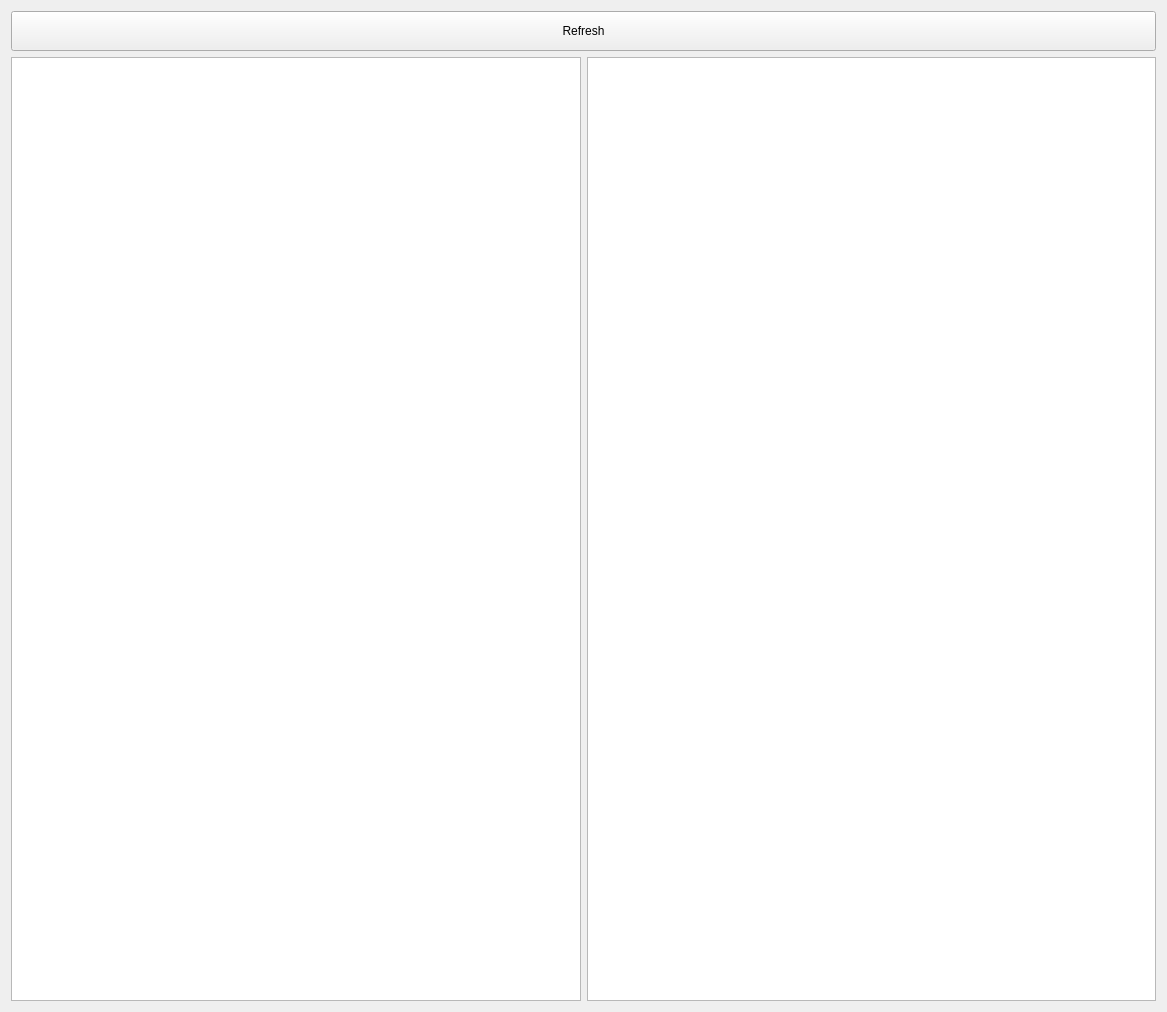
<?xml version="1.0" encoding="UTF-8"?>
<ui version="4.0">
 <class>Form</class>
 <widget class="QWidget" name="Form">
  <property name="geometry">
   <rect>
    <x>0</x>
    <y>0</y>
    <width>1167</width>
    <height>1012</height>
   </rect>
  </property>
  <property name="windowTitle">
   <string>Shader_Tool</string>
  </property>
  <layout class="QVBoxLayout" name="verticalLayout_2">
   <item>
    <layout class="QVBoxLayout" name="verticalLayout">
     <item>
      <widget class="QPushButton" name="Refresh_btn">
       <property name="minimumSize">
        <size>
         <width>0</width>
         <height>40</height>
        </size>
       </property>
       <property name="text">
        <string>Refresh</string>
       </property>
      </widget>
     </item>
     <item>
      <layout class="QHBoxLayout" name="horizontalLayout_2">
       <item>
        <widget class="QTreeView" name="A_list"/>
       </item>
       <item>
        <widget class="QTreeView" name="B_list">
         <property name="selectionMode">
          <enum>QAbstractItemView::ExtendedSelection</enum>
         </property>
        </widget>
       </item>
      </layout>
     </item>
    </layout>
   </item>
  </layout>
 </widget>
 <resources/>
 <connections/>
</ui>
